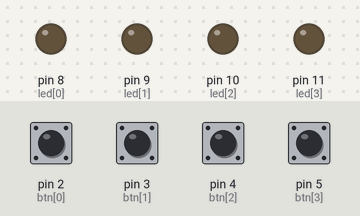
This sketch was run on a simulated Arduino Uno, built with avr-gcc and run on an emulated ATmega328P. Shown: output pins drawn as LEDs (lit = HIGH). Inputs (shaded band) come from the test bench; at power-on: pin 2 (btn[0]), pin 3 (btn[1]), pin 4 (btn[2]), pin 5 (btn[3]) HIGH.

Above: at 1.2 s.
1.3 s: pin 2 (btn[0]) pulled LOW for 0.15 s
At 1.37 s:
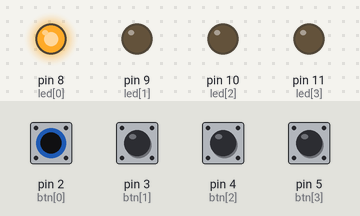
2.9 s: pin 3 (btn[1]) pulled LOW for 0.15 s
At 2.97 s:
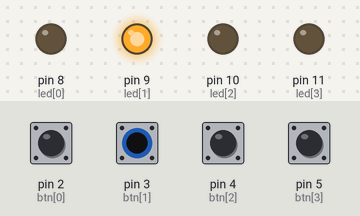
4.5 s: pin 4 (btn[2]) pulled LOW for 0.15 s
At 4.57 s:
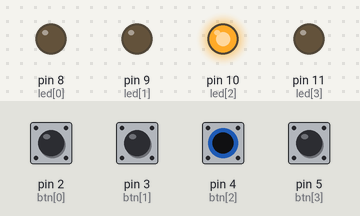
6.1 s: pin 5 (btn[3]) pulled LOW for 0.15 s
At 6.17 s:
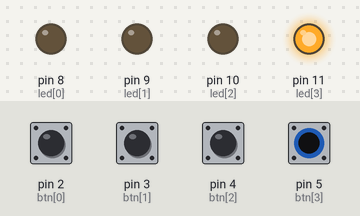
7.7 s: pin 2 (btn[0]) driven LOW and pin 3 (btn[1]) driven LOW
At 8.3 s:
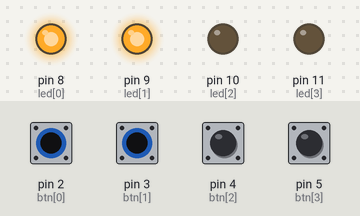
9.2 s: pin 4 (btn[2]) pulled LOW for 1 s
At 9.5 s:
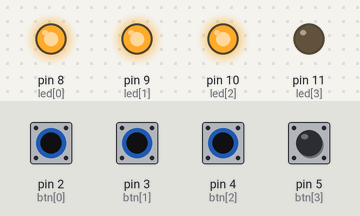
Timing chart, 0 to 12.2 s (numbered marks = the images above; inputs shaded):
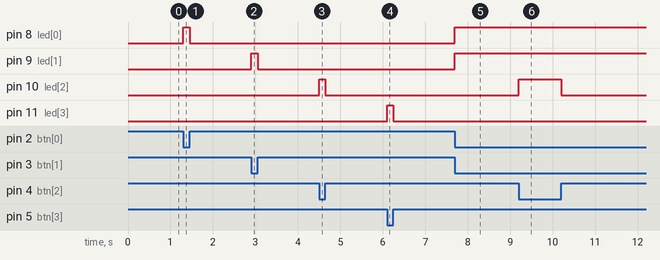

The sketch:

5_FourLED.ino
```cpp
int btn[4]={2,3,4,5}, led[4]={8,9,10,11};

void setup()
{
  for(int i=0; i<4; i++)
  {
    pinMode(led[i], OUTPUT); // 디폴트는 입력
    pinMode(btn[i], INPUT_PULLUP); // pull-up
  }
}

void loop()
{
  for(int i=0; i<4; i++)
  {
    int push = digitalRead(btn[i]);
    digitalWrite(led[i], !push);
  }
}
```

Measured:
- after the input at 1.3 s, pin 8 (led[0]): LOW → HIGH at once, → LOW 0.15 s later
- after the input at 2.9 s, pin 9 (led[1]): LOW → HIGH at once, → LOW 0.15 s later
- after the input at 4.5 s, pin 10 (led[2]): LOW → HIGH at once, → LOW 0.15 s later
- after the input at 6.1 s, pin 11 (led[3]): LOW → HIGH at once, → LOW 0.15 s later
- after the input at 7.7 s, pin 8 (led[0]), pin 9 (led[1]): LOW → HIGH at once
- after the input at 9.2 s, pin 10 (led[2]): LOW → HIGH at once, → LOW 1.0 s later
